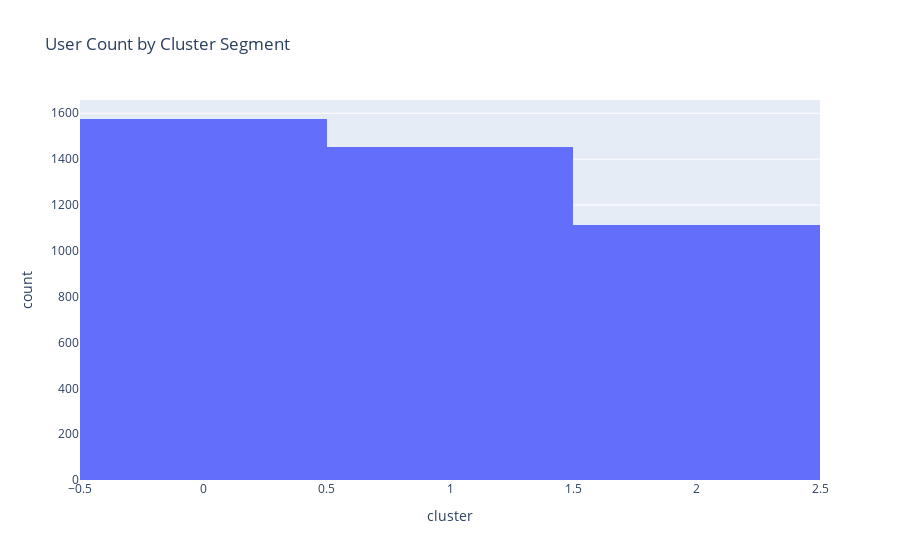

The cell this chart's notebook holds for it:
### Code cell
fig = px.histogram(user_data, x="cluster", title="User Count by Cluster Segment")
fig.show()

### Figure 1 — Plotly figure (JSON) as saved in the notebook; plotly's stock layout.template omitted (floating-point values rounded to 4 significant figures; data arrays with more than 128 entries replaced by an {"elided": "..."} marker saying what was removed)
{"data": [{"bingroup": "x", "hovertemplate": "cluster=%{x}<br>count=%{y}<extra></extra>", "legendgroup": "", "marker": {"color": "#636efa", "pattern": {"shape": ""}}, "name": "", "orientation": "v", "showlegend": false, "type": "histogram", "x": {"elided": "4144 int values"}, "xaxis": "x", "yaxis": "y"}], "layout": {"barmode": "relative", "legend": {"tracegroupgap": 0}, "title": {"text": "User Count by Cluster Segment"}, "xaxis": {"anchor": "y", "domain": [0, 1], "title": {"text": "cluster"}}, "yaxis": {"anchor": "x", "domain": [0, 1], "title": {"text": "count"}}}}
